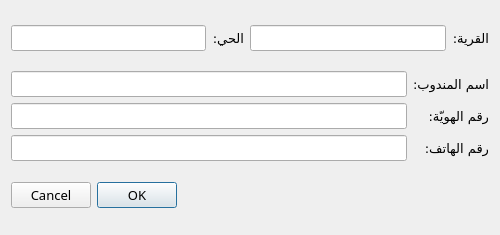
<?xml version="1.0" encoding="UTF-8"?>
<ui version="4.0">
 <class>newRepresentativeDialog</class>
 <widget class="QDialog" name="newRepresentativeDialog">
  <property name="minimumSize">
   <size>
    <width>500</width>
    <height>235</height>
   </size>
  </property>
  <property name="maximumSize">
   <size>
    <width>500</width>
    <height>235</height>
   </size>
  </property>
  <property name="font">
   <font>
    <family>Almarai</family>
    <pointsize>10</pointsize>
   </font>
  </property>
  <property name="windowTitle">
   <string>إضافة مندوب جديد</string>
  </property>
  <property name="layoutDirection">
   <enum>Qt::RightToLeft</enum>
  </property>
  <property name="locale">
   <locale language="Arabic" country="Syria"/>
  </property>
  <layout class="QVBoxLayout" name="_2">
   <item>
    <layout class="QHBoxLayout" name="horizontalLayout_2">
     <item>
      <widget class="QLabel" name="label_3">
       <property name="text">
        <string>القرية:</string>
       </property>
      </widget>
     </item>
     <item>
      <widget class="QLineEdit" name="txtArea">
       <property name="maxLength">
        <number>15</number>
       </property>
      </widget>
     </item>
     <item>
      <widget class="QLabel" name="label_5">
       <property name="text">
        <string>الحي:</string>
       </property>
      </widget>
     </item>
     <item>
      <widget class="QLineEdit" name="txtSubArea">
       <property name="maxLength">
        <number>15</number>
       </property>
      </widget>
     </item>
    </layout>
   </item>
   <item>
    <layout class="QGridLayout">
     <item row="3" column="1">
      <spacer name="spacer">
       <property name="sizeType">
        <enum>QSizePolicy::Fixed</enum>
       </property>
       <property name="sizeHint" stdset="0">
        <size>
         <width>0</width>
         <height>15</height>
        </size>
       </property>
      </spacer>
     </item>
     <item row="2" column="0">
      <widget class="QLabel" name="label">
       <property name="text">
        <string>رقم الهاتف:</string>
       </property>
      </widget>
     </item>
     <item row="2" column="1">
      <widget class="QLineEdit" name="txtPhoneNumber">
       <property name="maxLength">
        <number>10</number>
       </property>
      </widget>
     </item>
     <item row="0" column="0">
      <widget class="QLabel" name="label_2">
       <property name="text">
        <string>اسم المندوب:</string>
       </property>
      </widget>
     </item>
     <item row="0" column="1">
      <widget class="QLineEdit" name="txtRepresentative">
       <property name="maxLength">
        <number>35</number>
       </property>
      </widget>
     </item>
     <item row="1" column="0">
      <widget class="QLabel" name="label_6">
       <property name="text">
        <string>رقم الهويّة:</string>
       </property>
      </widget>
     </item>
     <item row="1" column="1">
      <widget class="QLineEdit" name="txtID">
       <property name="maxLength">
        <number>11</number>
       </property>
      </widget>
     </item>
     <item row="4" column="1">
      <widget class="QDialogButtonBox" name="buttonBox">
       <property name="standardButtons">
        <set>QDialogButtonBox::Cancel|QDialogButtonBox::Ok</set>
       </property>
      </widget>
     </item>
    </layout>
   </item>
  </layout>
 </widget>
 <tabstops>
  <tabstop>txtArea</tabstop>
  <tabstop>txtSubArea</tabstop>
  <tabstop>txtRepresentative</tabstop>
  <tabstop>txtID</tabstop>
  <tabstop>txtPhoneNumber</tabstop>
 </tabstops>
 <resources/>
 <connections>
  <connection>
   <sender>buttonBox</sender>
   <signal>accepted()</signal>
   <receiver>newRepresentativeDialog</receiver>
   <slot>accept()</slot>
   <hints>
    <hint type="sourcelabel">
     <x>248</x>
     <y>254</y>
    </hint>
    <hint type="destinationlabel">
     <x>157</x>
     <y>274</y>
    </hint>
   </hints>
  </connection>
  <connection>
   <sender>buttonBox</sender>
   <signal>rejected()</signal>
   <receiver>newRepresentativeDialog</receiver>
   <slot>reject()</slot>
   <hints>
    <hint type="sourcelabel">
     <x>316</x>
     <y>260</y>
    </hint>
    <hint type="destinationlabel">
     <x>286</x>
     <y>274</y>
    </hint>
   </hints>
  </connection>
 </connections>
</ui>
